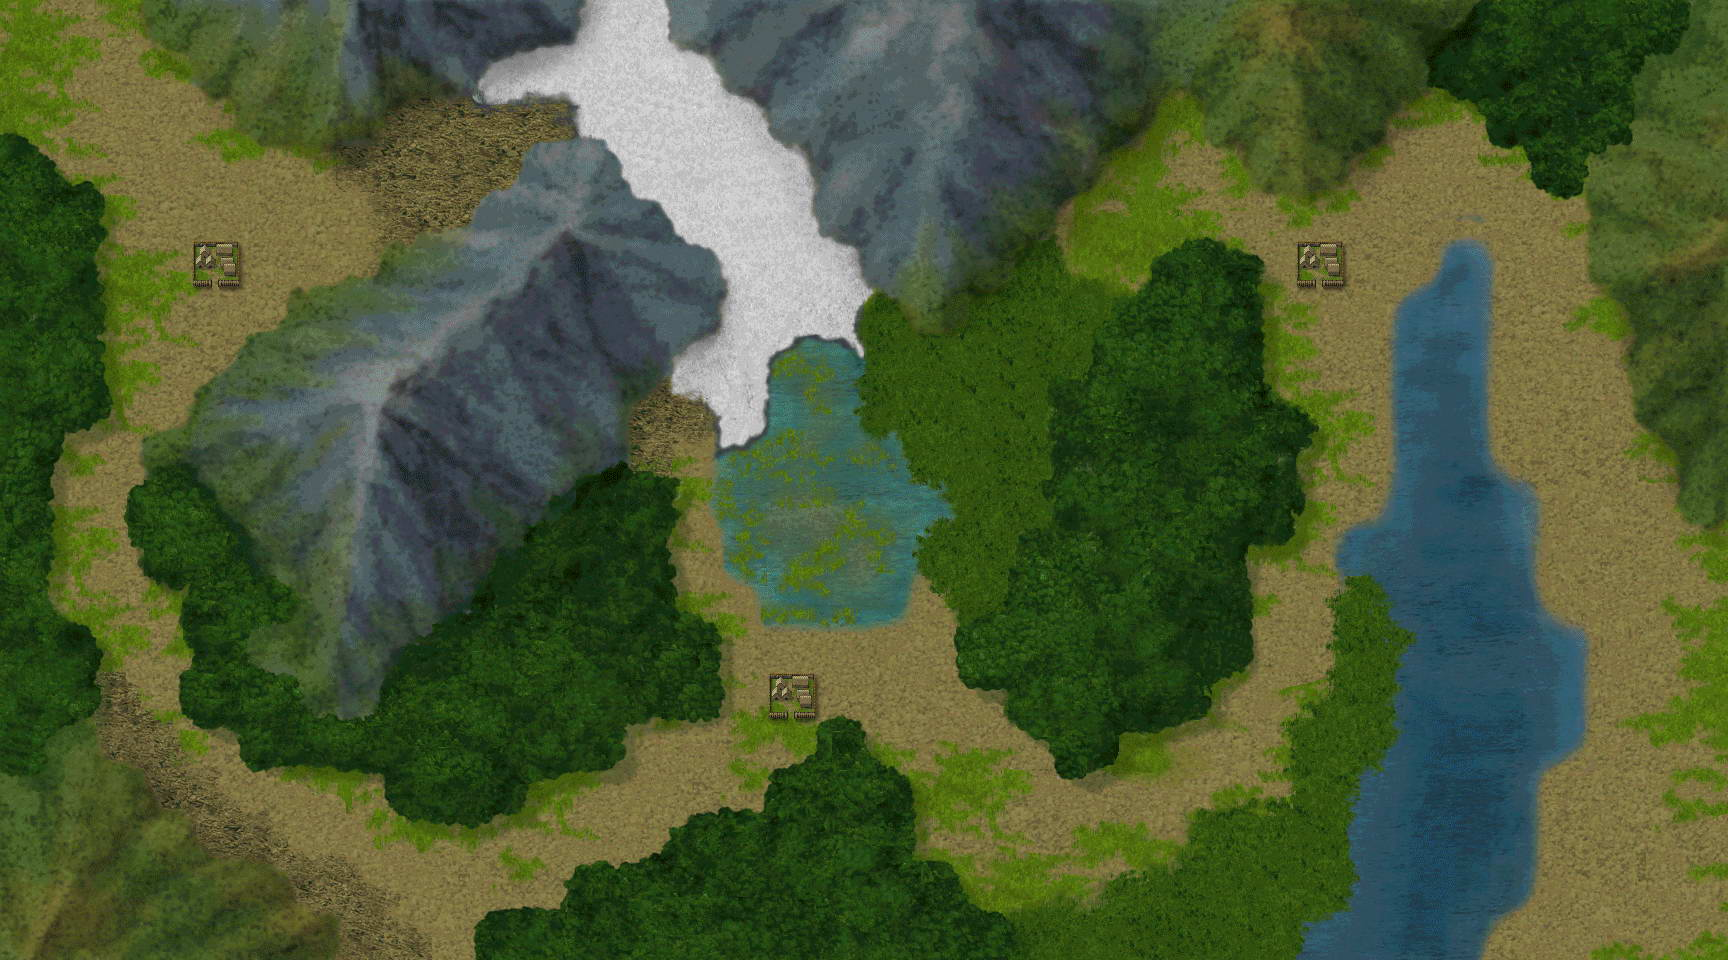

Below is a game level as drawn by its tile map, then a one-line description and the .tmx that defines it (tile-layer data replaced by summaries):
An orthogonal 36x20 tile map with 48x48 px tiles, 9 tile layers (树林, 平原, 村庄, 草原, ...) and 41 objects (2x 0, 2x 3, 2x 1, 2x 2, 2x 4, ...).

<map version="1.0" orientation="orthogonal" width="36" height="20" tilewidth="48" tileheight="48">
 <properties>
  <property name="SmallMap" value="map_small/30-1.jpg" />
 </properties>
 <tileset firstgid="1" name="30-1" tilewidth="48" tileheight="48">
  <image source="map/30-1.jpg" trans="ff00ff" width="1728" height="960" />
 </tileset>
 <layer name="树林" width="36" height="20">
  <data>[720 cells, 148 non-empty, 148 distinct tile ids]</data>
 </layer>
 <layer name="平原" width="36" height="20">
  <data>[720 cells, 217 non-empty, 217 distinct tile ids]</data>
 </layer>
 <layer name="村庄" width="36" height="20">
  <data>[720 cells, 3 non-empty, 3 distinct tile ids]</data>
 </layer>
 <layer name="草原" width="36" height="20">
  <data>[720 cells, 42 non-empty, 42 distinct tile ids]</data>
 </layer>
 <layer name="沼泽" width="36" height="20">
  <data>[720 cells, 20 non-empty, 20 distinct tile ids]</data>
 </layer>
 <objectgroup name="friendAIBegin" width="36" height="20" />
 <objectgroup name="enemyAIBegin" width="36" height="20">
  <object name="0" x="1584" y="864" width="48" height="48">
   <properties>
    <property name="orientation" value="up" />
   </properties>
  </object>
  <object name="3" x="1536" y="912" width="48" height="48">
   <properties>
    <property name="orientation" value="up" />
   </properties>
  </object>
  <object name="1" x="1536" y="864" width="48" height="48">
   <properties>
    <property name="orientation" value="up" />
   </properties>
  </object>
  <object name="2" x="1632" y="864" width="48" height="48">
   <properties>
    <property name="orientation" value="up" />
   </properties>
  </object>
  <object name="4" x="1584" y="912" width="48" height="48">
   <properties>
    <property name="orientation" value="up" />
   </properties>
  </object>
  <object name="5" x="1632" y="912" width="48" height="48">
   <properties>
    <property name="orientation" value="up" />
   </properties>
  </object>
  <object name="6" x="1056" y="816" width="48" height="48">
   <properties>
    <property name="orientation" value="up" />
   </properties>
  </object>
  <object name="7" x="1008" y="912" width="48" height="48">
   <properties>
    <property name="orientation" value="up" />
   </properties>
  </object>
  <object name="9" x="1104" y="864" width="48" height="48">
   <properties>
    <property name="orientation" value="up" />
   </properties>
  </object>
  <object name="8" x="1056" y="912" width="48" height="48">
   <properties>
    <property name="orientation" value="up" />
   </properties>
  </object>
  <object name="10" x="1152" y="864" width="48" height="48">
   <properties>
    <property name="orientation" value="up" />
   </properties>
  </object>
  <object name="11" x="144" y="672" width="48" height="48">
   <properties>
    <property name="orientation" value="right" />
   </properties>
  </object>
  <object name="12" x="48" y="672" width="48" height="48">
   <properties>
    <property name="orientation" value="right" />
   </properties>
  </object>
  <object name="13" x="48" y="624" width="48" height="48">
   <properties>
    <property name="orientation" value="right" />
   </properties>
  </object>
  <object name="14" x="192" y="624" width="48" height="48">
   <properties>
    <property name="orientation" value="right" />
   </properties>
  </object>
  <object name="15" x="192" y="576" width="48" height="48">
   <properties>
    <property name="orientation" value="right" />
   </properties>
  </object>
  <object name="16" x="1056" y="528" width="48" height="48">
   <properties>
    <property name="orientation" value="left" />
   </properties>
  </object>
  <object name="17" x="1056" y="432" width="48" height="48">
   <properties>
    <property name="orientation" value="left" />
   </properties>
  </object>
  <object name="18" x="1056" y="480" width="48" height="48">
   <properties>
    <property name="orientation" value="left" />
   </properties>
  </object>
  <object name="19" x="1008" y="528" width="48" height="48">
   <properties>
    <property name="orientation" value="left" />
   </properties>
  </object>
  <object name="20" x="1056" y="384" width="48" height="48">
   <properties>
    <property name="orientation" value="left" />
   </properties>
  </object>
  <object name="21" x="1104" y="480" width="48" height="48">
   <properties>
    <property name="orientation" value="left" />
   </properties>
  </object>
  <object name="22" x="1104" y="432" width="48" height="48">
   <properties>
    <property name="orientation" value="left" />
   </properties>
  </object>
  <object name="23" x="576" y="48" width="48" height="48">
   <properties>
    <property name="orientation" value="right" />
   </properties>
  </object>
  <object name="24" x="528" y="0" width="48" height="48">
   <properties>
    <property name="orientation" value="right" />
   </properties>
  </object>
  <object name="25" x="480" y="0" width="48" height="48">
   <properties>
    <property name="orientation" value="right" />
   </properties>
  </object>
  <object name="26" x="576" y="144" width="48" height="48">
   <properties>
    <property name="orientation" value="right" />
   </properties>
  </object>
  <object name="27" x="528" y="144" width="48" height="48">
   <properties>
    <property name="orientation" value="right" />
   </properties>
  </object>
  <object name="28" x="432" y="0" width="48" height="48">
   <properties>
    <property name="orientation" value="right" />
   </properties>
  </object>
  <object name="29" x="432" y="48" width="48" height="48">
   <properties>
    <property name="orientation" value="right" />
   </properties>
  </object>
  <object name="31" x="48" y="48" width="48" height="48">
   <properties>
    <property name="orientation" value="right" />
   </properties>
  </object>
  <object name="32" x="96" y="0" width="48" height="48">
   <properties>
    <property name="orientation" value="right" />
   </properties>
  </object>
  <object name="30" x="96" y="96" width="48" height="48">
   <properties>
    <property name="orientation" value="right" />
   </properties>
  </object>
  <object name="33" x="0" y="96" width="48" height="48">
   <properties>
    <property name="orientation" value="right" />
   </properties>
  </object>
  <object name="34" x="48" y="0" width="48" height="48">
   <properties>
    <property name="orientation" value="right" />
   </properties>
  </object>
  <object name="35" x="0" y="48" width="48" height="48">
   <properties>
    <property name="orientation" value="right" />
   </properties>
  </object>
 </objectgroup>
 <layer name="雪原" width="36" height="20">
  <data>[720 cells, 27 non-empty, 27 distinct tile ids]</data>
 </layer>
 <layer name="山地" width="36" height="20">
  <data>[720 cells, 193 non-empty, 193 distinct tile ids]</data>
 </layer>
 <layer name="荒地" width="36" height="20">
  <data>[720 cells, 24 non-empty, 24 distinct tile ids]</data>
 </layer>
 <layer name="池塘" width="36" height="20">
  <data>[720 cells, 47 non-empty, 47 distinct tile ids]</data>
 </layer>
 <objectgroup name="playerBegin" width="36" height="20">
  <object name="0" x="1632" y="912" width="48" height="48">
   <properties>
    <property name="orientation" value="up" />
   </properties>
  </object>
  <object name="1" x="1584" y="912" width="48" height="48">
   <properties>
    <property name="orientation" value="up" />
   </properties>
  </object>
  <object name="2" x="1632" y="912" width="48" height="48">
   <properties>
    <property name="orientation" value="up" />
   </properties>
  </object>
  <object name="3" x="1584" y="384" width="48" height="48">
   <properties>
    <property name="orientation" value="down" />
   </properties>
  </object>
  <object name="4" x="1536" y="384" width="48" height="48">
   <properties>
    <property name="orientation" value="down" />
   </properties>
  </object>
 </objectgroup>
</map>
